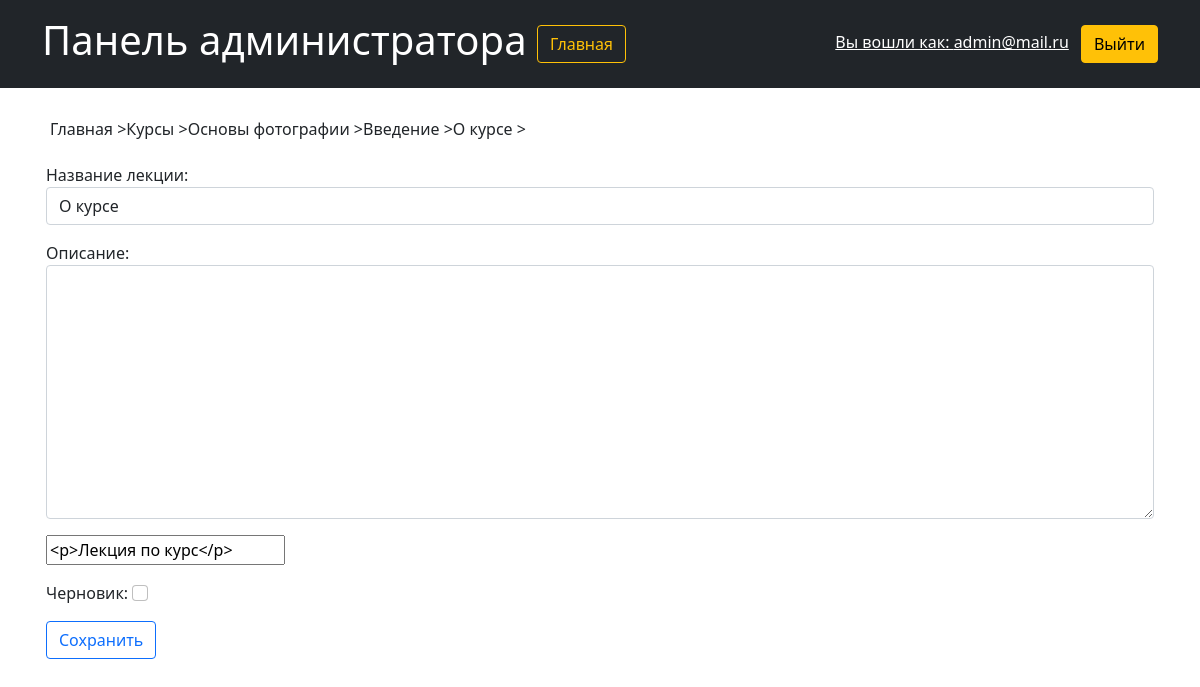
The page /custom_admin/course/1/module/1/lesson/lc/1 (signed in) on the database its author committed.
### users/models.py (models this page shows, shortened)
class User(AbstractUser):
    username = models.CharField(max_length=150, verbose_name='Логин')
    email = models.EmailField(unique=True, blank=True, verbose_name='Электронный адрес')
    patronymic = models.CharField("Отчество", max_length=150)
    first_name = models.CharField("Имя", max_length=150)
    last_name = models.CharField("Фамилия", max_length=150)
    REQUIRED_FIELDS = []
    USERNAME_FIELD = 'email'
    objects = NoUsernameUserManager()

### content/models.py (models this page shows, shortened)
class Course(models.Model):
    name = models.CharField(max_length=100, verbose_name='Наименование')
    photo = models.ImageField(upload_to="course_photo", blank=True)
    description = models.TextField(max_length=1000, blank=True, verbose_name='Описание')
    owner = models.ForeignKey(User, on_delete=models.CASCADE)
    is_draft = models.BooleanField(default=False, blank=True, verbose_name='Отметить как черновик')
    tab_index = models.IntegerField(default=0)

class Module(models.Model):
    name = models.CharField(max_length=100, verbose_name='Наименование')
    description = models.TextField(max_length=1000, blank=True, verbose_name='Описание')
    course_id = models.ForeignKey(Course, on_delete=models.CASCADE)
    is_draft = models.BooleanField(default=False, verbose_name='Отметить как черновик')
    tab_index = models.IntegerField(default=0)

class Lesson(models.Model):
    name = models.CharField(max_length=100, verbose_name='Наименование')
    description = models.TextField(max_length=1000, blank=True, verbose_name='Описание')
    module_id = models.ForeignKey(Module, on_delete=models.CASCADE)
    created = models.DateField(auto_now_add=True)
    stop_lesson = models.BooleanField(default=False)
    tab_index = models.IntegerField(default=0)
    content_type = models.CharField(max_length=2, choices=[('ts', 'test'), ('lc', 'lecture'), ('vd', 'video'), ('tk', 'task')])
    is_draft = models.BooleanField(default=False, verbose_name='Отметить как черновик')
    class Meta:
        abstract = True

class Lecture(Lesson):
    text = models.TextField(verbose_name='Текст лекции')

### custom_admin/views.py (the view, shortened to what this page needs)
def details_lesson(request, course_id, module_id, lesson_type, lesson_id):
    module = Module.objects.get(pk=module_id)
    course = Course.objects.get(pk=course_id)
    lesson_types = {'vd': VideoLecture, 'lc': Lecture, 'ts': Test, 'tk': LessonTask}
    lesson_forms = {'vd': FormVideoLecture, 'lc': FormLecture, 'ts': 'test', 'tk': FormTask}
    lesson = get_object_or_404(lesson_types[lesson_type], pk=lesson_id)
    lesson_form = lesson_forms[lesson_type]
    if request.method == 'GET':
        if lesson_form == 'test':
            questions = Question.objects.filter(test_id=lesson)
            answers = {}
            for question in questions:
                answers[question.id] = Answer.objects.filter(question_id=question)
            return render(request, 'custom_admin/details_lesson_test.html', {'course': course, 'module': module, 'lesson':lesson, 'questions': questions, 'answers': answers})
        else:
            form = lesson_form(instance=lesson)
            return render(request, 'custom_admin/details_lesson.html', {'course': course, 'module': module, 'lesson': lesson, 'form': form})

### custom_admin/forms.py
class FormLecture(ModelForm):
    name = forms.CharField(widget=forms.TextInput(attrs={"class": "form-control"}, ), label='Название лекции:')
    description = forms.CharField(widget=forms.Textarea(attrs={"class": "form-control"}, ), required=False, label="Описание:")
    is_draft = forms.BooleanField(widget=forms.CheckboxInput(attrs={"class": "form-check-input"}, ), required=False, label="Черновик:")
    text = forms.CharField(widget=SummernoteWidget(attrs={"class": "form-control", "style": "width: 98%;"}, ), required=False, label="")
    class Meta:
        model = Lecture
        fields = ['name', 'description', 'text', 'is_draft']
        widgets = {
            'text': SummernoteWidget(),
        }

### custom_admin/templates/custom_admin/details_lesson.html (shortened to what this page needs)
{% extends 'custom_admin/base_admin.html' %}
{% block content %}
<div class="row p-3">
    <ul class="nav col-12 col-lg-auto me-lg-auto mb-2 justify-content-center mb-md-0">
    <li><a href="{% url 'custom_admin:general_page' %}" class="text-decoration-none text-reset"><h6>Главная > </h6></a></li>
    <li><a href="{% url 'custom_admin:all_courses' %}" class="text-decoration-none text-reset"><h6>Курсы > </h6></a></li>
    <li><a href="{% url 'custom_admin:details_course' course.id %}" class="text-decoration-none text-reset"><h6>{{ course.name }} > </h6></a></li>
         <li><a href="{% url 'custom_admin:details_module' course.id module.id %}" class="text-decoration-none text-reset"><h6>{{ module.name }} > </h6></a></li>
         <li><a href="#" class="text-decoration-none text-reset"><h6>{{ lesson.name }} > </h6></a></li>
    </ul>
</div>
<form method="post">
    {{ form.as_p }}
    <button type="submit" class="btn btn-outline-primary"> Сохранить </button>
</form>
{% endblock %}

### custom_admin/templates/custom_admin/base_admin.html (shortened to what this page needs)
<head>
    {% load static %}
    <link href="/static/bootstrap/css/bootstrap.css" rel="stylesheet">
</head>
<body>
<header class="p-3 bg-dark text-white">
    <div class="container">
      <div class="d-flex flex-wrap align-items-center justify-content-center justify-content-lg-start position-relative">
          <div>
              <h1>Панель администратора <a href="{% url 'home' %}" class="btn btn-outline-warning">Главная</a></h1>
          </div>
        {% if user.is_authenticated %}
          <div class="text-end d-flex flex-wrap align-items-center justify-content-center justify-content-lg-start form position-absolute top-50 end-0 translate-middle-y">
            <form action="{% url 'users:logoutuser' %}" method="POST" style="margin: 0;">
                <a href="{% url 'user_profile' %}" class="link px-2 text-white">Вы вошли как: {{ user.email }}</a>
                <button type="submit" class="btn btn-warning">Выйти</button>
            </form>
          </div>
        {% else %}
            <div class="text-end">
                <a href="{% url 'users:loginuser' %}"> <button type="button" class="btn btn-outline-light me-2">Войти</button> </a>
                <a href="{% url 'users:signupuser' %}" class="btn btn-warning"> Зарегистрироваться</a>
            </div>
        {% endif %}
      </div>
    </div>
  </header>
<div class="p-3 container">{% block content %}{% endblock %}</div>
</body>

### custom_admin/templates/custom_admin/base_admin.html (style rules this page uses)
a { text-decoration: none; }

### rows shown on the page
User: email "admin@mail.ru"
Course: name "Основы фотографии"
Module: name "Введение"
Lecture: name "О курсе", text "<p>Лекция по курс</p>"
